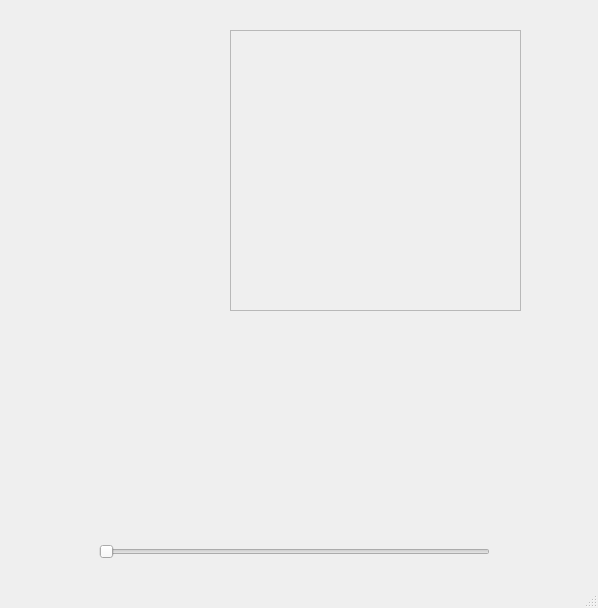
<?xml version="1.0" encoding="UTF-8"?>
<ui version="4.0">
 <class>MainWindow</class>
 <widget class="QMainWindow" name="MainWindow">
  <property name="geometry">
   <rect>
    <x>0</x>
    <y>0</y>
    <width>598</width>
    <height>608</height>
   </rect>
  </property>
  <property name="windowTitle">
   <string>MainWindow</string>
  </property>
  <widget class="QWidget" name="centralwidget">
   <property name="sizePolicy">
    <sizepolicy hsizetype="Ignored" vsizetype="Fixed">
     <horstretch>0</horstretch>
     <verstretch>0</verstretch>
    </sizepolicy>
   </property>
   <widget class="QSlider" name="bottomHSlider">
    <property name="geometry">
     <rect>
      <x>99</x>
      <y>540</y>
      <width>391</width>
      <height>24</height>
     </rect>
    </property>
    <property name="orientation">
     <enum>Qt::Horizontal</enum>
    </property>
   </widget>
   <widget class="QWidget" name="bottomStatusWidget" native="true">
    <property name="geometry">
     <rect>
      <x>99</x>
      <y>479</y>
      <width>391</width>
      <height>31</height>
     </rect>
    </property>
   </widget>
   <widget class="QScrollArea" name="scrollArea">
    <property name="geometry">
     <rect>
      <x>230</x>
      <y>30</y>
      <width>291</width>
      <height>281</height>
     </rect>
    </property>
    <property name="widgetResizable">
     <bool>true</bool>
    </property>
    <widget class="QWidget" name="scrollAreaWidgetContents">
     <property name="geometry">
      <rect>
       <x>0</x>
       <y>0</y>
       <width>287</width>
       <height>277</height>
      </rect>
     </property>
     <widget class="QWidget" name="layoutWidget">
      <property name="geometry">
       <rect>
        <x>20</x>
        <y>20</y>
        <width>211</width>
        <height>271</height>
       </rect>
      </property>
      <layout class="QVBoxLayout" name="vTR">
       <item>
        <widget class="QWidget" name="wTR0" native="true"/>
       </item>
       <item>
        <widget class="QWidget" name="wTR1" native="true"/>
       </item>
       <item>
        <widget class="QWidget" name="wTR2" native="true"/>
       </item>
       <item>
        <widget class="QWidget" name="wTR3" native="true"/>
       </item>
       <item>
        <widget class="QWidget" name="wTR4" native="true"/>
       </item>
      </layout>
     </widget>
    </widget>
   </widget>
   <widget class="QWidget" name="layoutWidget">
    <property name="geometry">
     <rect>
      <x>90</x>
      <y>30</y>
      <width>91</width>
      <height>291</height>
     </rect>
    </property>
    <layout class="QVBoxLayout" name="vTL">
     <item>
      <widget class="QWidget" name="wTL0" native="true"/>
     </item>
     <item>
      <widget class="QWidget" name="wTL1" native="true"/>
     </item>
     <item>
      <widget class="QWidget" name="wTL2" native="true"/>
     </item>
     <item>
      <widget class="QWidget" name="wTL3" native="true"/>
     </item>
     <item>
      <widget class="QWidget" name="wTL4" native="true"/>
     </item>
    </layout>
   </widget>
  </widget>
  <widget class="QMenuBar" name="menubar">
   <property name="geometry">
    <rect>
     <x>0</x>
     <y>0</y>
     <width>598</width>
     <height>28</height>
    </rect>
   </property>
  </widget>
  <widget class="QStatusBar" name="statusbar"/>
 </widget>
 <resources/>
 <connections/>
</ui>
